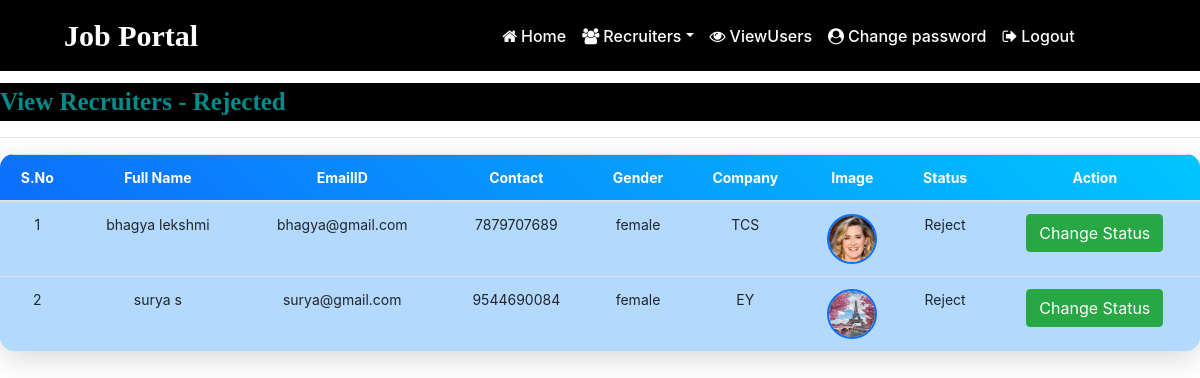
Page /recruiter_rejected (signed in) on the earlier database version.
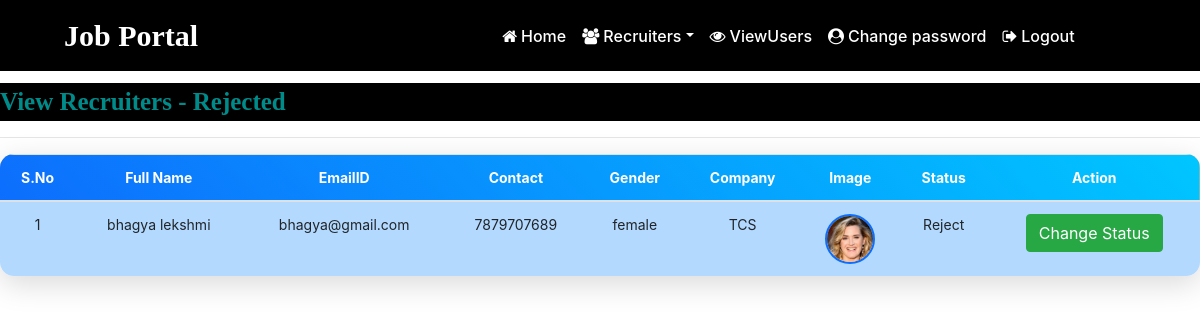
Same page on the later database version.
### job/models.py (models this page shows, shortened)
class Recruiter(models.Model):
    user=models.ForeignKey(User,on_delete=models.CASCADE)
    mobile=models.CharField(max_length=15,null=True)
    image=models.FileField(null=True)
    gender=models.CharField(max_length=10,null=True)
    company = models.CharField(max_length=100, null=True)
    type=models.CharField(max_length=15,null=True)
    status = models.CharField(max_length=20 ,null=True)

### job/views.py (the view)
# urls.py: path('recruiter_rejected', recruiter_rejected, name='recruiter_rejected'),
def recruiter_rejected(request):
    if not request.user.is_authenticated:
        return redirect('admin_login')
    data=Recruiter.objects.filter(status="Reject")
    d={'data':data}
    return render(request,'recruiter_rejected.html',d)

### job/templates/recruiter_rejected.html (shortened to what this page needs)
<!DOCTYPE html>
<html lang="en">
{% load static %}
<head>
</head>
<body>
    {% include 'admin_navigation.html' %}
    <marquee style="font-family:'Monotype Corsiva' ; font-size:25px; color:darkcyan; background-color:black; font-weight: bold; margin-top:1%">
        View Recruiters - Rejected
    </marquee>
    <hr>
    <table class="table table-hover" id="example">
        <thead>
            <tr style="background-color:#deb887">
                <th>S.No</th>
                <th>Full Name</th>
                <th>EmailID</th>
                <th>Contact</th>
                <th>Gender</th>
                <th>Company</th>
                <th>Image</th>
                <th>Status</th>
                <th>Action</th>
            </tr>
        </thead>
        <tbody >
        {% for i in data %}
            <tr style="background-color:#b3d9ff;">
                <td>{{ forloop.counter }}</td>
                <td>{{ i.user.first_name }} {{ i.user.last_name }}</td>
                 <td>{{ i.user.username }}</td>
                 <td>{{ i.mobile }}</td>
                 <td>{{ i.gender }}</td>
                <td>{{ i.company }}</td>
                 <td><img src="{{ i.image.url }}" style="height:50px;width:50px;border-radius:50%"></td>
                <td>{{ i.status }}</td>
                <td><a href="{% url 'change_status' i.id %}" class="btn btn-success" >Change Status</a></td>
            </tr>
        {% endfor %}
        </tbody>
    </table>
</body>
</html>

Differences in the rows shown:
no longer on this page (row edited): Recruiter: user.first_name "surya", user.last_name "s", user.username "surya@gmail.com", mobile "9544690084", gender "female", company "EY", image (picture), status "Reject"
